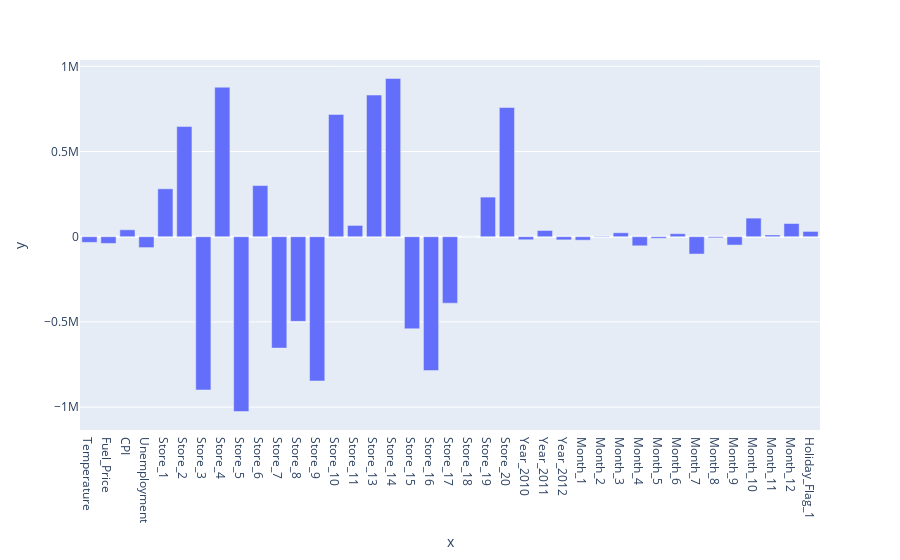

The cell this chart's notebook holds for it:
### Code cell
px.bar(x=coefs_labels,y=regressor.coef_)

### Figure 1 — Plotly figure (JSON) as saved in the notebook; plotly's stock layout.template omitted (floating-point values rounded to 4 significant figures)
{"data": [{"alignmentgroup": "True", "hovertemplate": "x=%{x}<br>y=%{y}<extra></extra>", "legendgroup": "", "marker": {"color": "#636efa", "pattern": {"shape": ""}}, "name": "", "offsetgroup": "", "orientation": "v", "showlegend": false, "textposition": "auto", "type": "bar", "x": ["Temperature", "Fuel_Price", "CPI", "Unemployment", "Store_1", "Store_2", "Store_3", "Store_4", "Store_5", "Store_6", "Store_7", "Store_8", "Store_9", "Store_10", "Store_11", "Store_13", "Store_14", "Store_15", "Store_16", "Store_17", "Store_18", "Store_19", "Store_20", "Year_2010", "Year_2011", "Year_2012", "Month_1", "Month_2", "Month_3", "Month_4", "Month_5", "Month_6", "Month_7", "Month_8", "Month_9", "Month_10", "Month_11", "Month_12", "Holiday_Flag_1"], "xaxis": "x", "y": [-33320.0, -39470.0, 40610.0, -63940.0, 281200.0, 646400.0, -899600.0, 877400.0, -1026000.0, 300200.0, -653700.0, -496900.0, -846800.0, 717500.0, 66120.0, 831300.0, 928500.0, -540200.0, -785900.0, -390000.0, -151.3, 232500.0, 758000.0, -17880.0, 36450.0, -18580.0, -20320.0, 2974.0, 23090.0, -53440.0, -9213.0, 17570.0, -101800.0, -6406.0, -49020.0, 109100.0, 10150.0, 77320.0, 31030.0], "yaxis": "y"}], "layout": {"barmode": "relative", "legend": {"tracegroupgap": 0}, "margin": {"t": 60}, "xaxis": {"anchor": "y", "domain": [0, 1], "title": {"text": "x"}}, "yaxis": {"anchor": "x", "domain": [0, 1], "title": {"text": "y"}}}}
